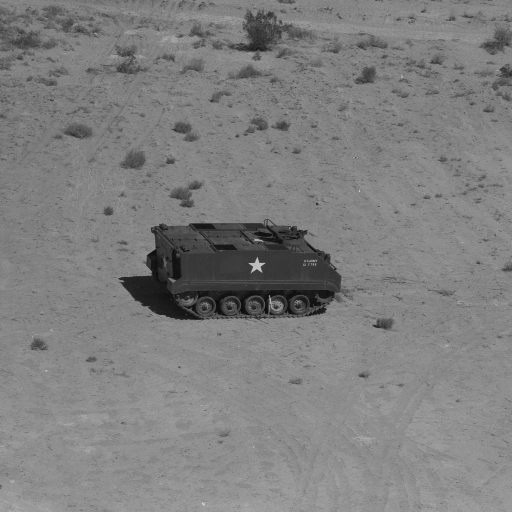
#> input picture misc/7.1.08.tiff, 512 x 512 px, found by its file name
$ python task4.12.py
#> lines starting #> are read from the running program, lines starting #| are printed output that depends on the picture
import skimage.io as io
import matplotlib.pyplot as plt
import skimage.exposure as ex

img=io.imread("C://Users//kamel//Music//misc//7.1.08.tiff")
#> img is the input picture: shape (512, 512); min 12, max 215, mean 127.2

x=ex.equalize_hist(img)
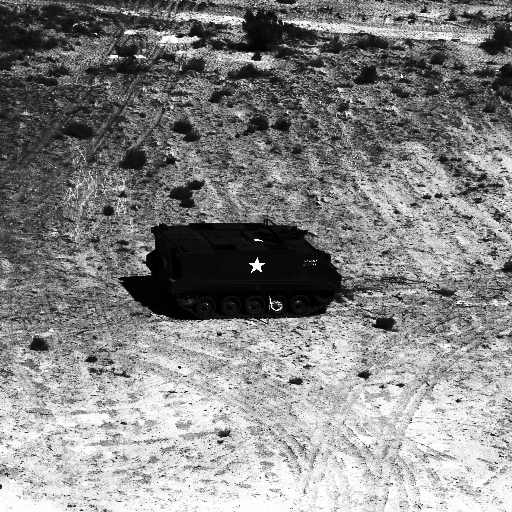
#> x: shape (512, 512) float64; min 1.53e-05, max 1, mean 0.523
plt.grid("on")
plt.xlabel("gray value")
plt.ylabel("pixels")
plt.title("Image")
plt.plot(img,x,".")
io.imshow(img)
io.show()
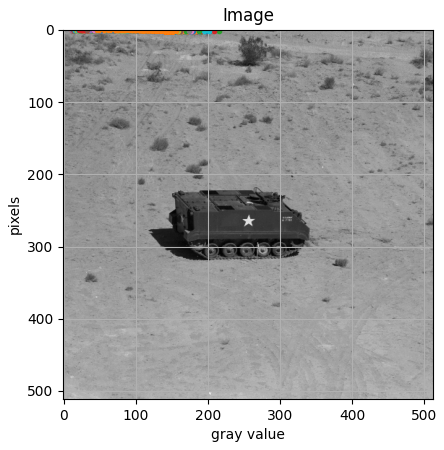
#> figure drawn by matplotlib, 1 panel

plt.grid("on")
plt.xlabel("gray value")
plt.ylabel("pixels")
plt.title("Image")
plt.plot(img,x,".")
io.imshow(x)
io.show()
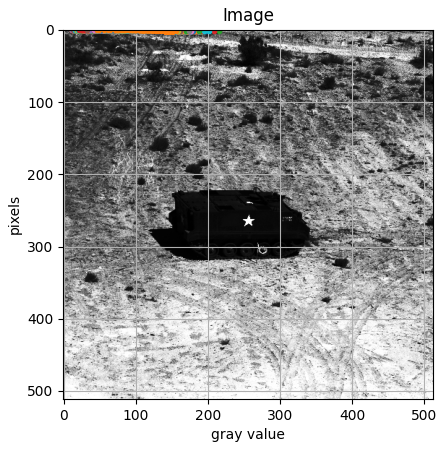
#> figure drawn by matplotlib, 1 panel
